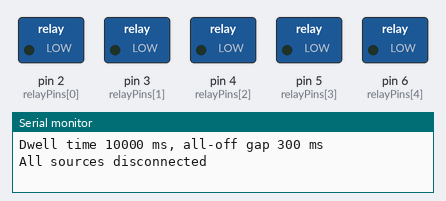
A sketch run on a simulated Arduino Uno, built with avr-gcc and run on an emulated ATmega328P. Shown: switched loads named in the sketch (green lamp = pin HIGH), the last lines printed to the serial monitor.

Above: at 0.24 s.
At 5.3 s:
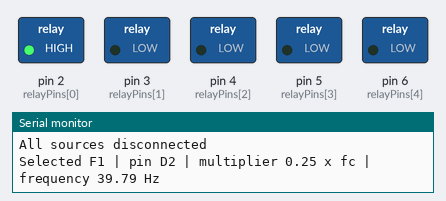
At 15.6 s:
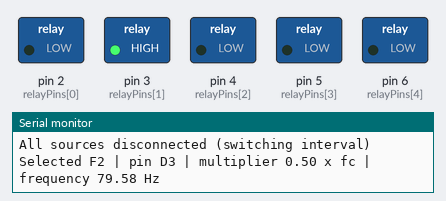
At 25.9 s:
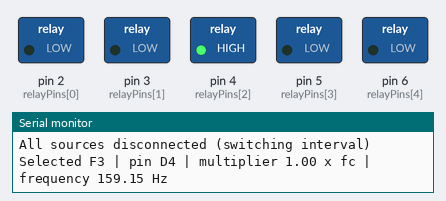
At 36.2 s:
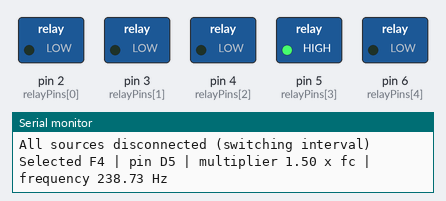
At 46.5 s:
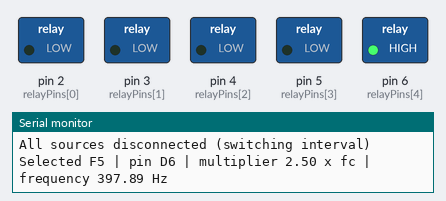
Timing chart, 0 to 67.1 s (numbered marks = the images above):
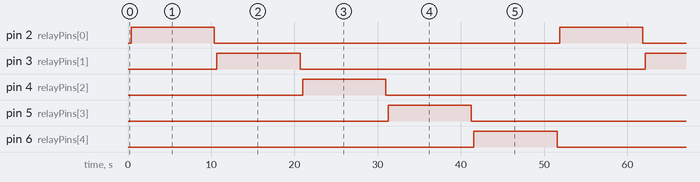

The sketch:

GA2_Relay_Selector.ino
```cpp
/*
  Active low-pass filter, five-WaveGen relay selector

  Surname: Teise
  Portfolio demonstration
  R = 100 kOhm, C = 10 nF, Profile C
  fc = 1 / (2*pi*R*C) = 159.15 Hz

  The five sine waves come from SimulIDE Wave Generators.
  This program only selects ONE source at a time through relays.

  Pin mapping (NPN driver: HIGH = relay ON, LOW = relay OFF):
    F1 -> D2   F2 -> D3   F3 -> D4   F4 -> D5   F5 -> D6
*/

const uint8_t NUM_SOURCES = 5;

// 1. Relay control pins stored in an array
const uint8_t relayPins[NUM_SOURCES] = {2, 3, 4, 5, 6};

// Calculated test frequencies (multiplier x fc) for Profile C
const char* sourceNames[NUM_SOURCES] = {"F1", "F2", "F3", "F4", "F5"};
const float multipliers[NUM_SOURCES] = {0.25, 0.50, 1.00, 1.50, 2.50};
const float freqHz[NUM_SOURCES]      = {39.7887, 79.5775, 159.1549, 238.7324, 397.8874};

// Active / inactive levels for the NPN transistor driver circuit
const uint8_t RELAY_ON  = HIGH;
const uint8_t RELAY_OFF = LOW;

// Timing (milliseconds)
const unsigned long DWELL_MS = 10000; // time each source stays connected (10 s)
const unsigned long GAP_MS   = 300;   // all-off interval (break-before-make)

enum State { STATE_GAP, STATE_DWELL };
State state = STATE_GAP;
uint8_t current = 0;                  // source currently selected
int8_t  nextSource = 0;               // source to connect after the gap
unsigned long stateStart = 0;

// Disconnect every source channel
void allOff() {
  for (uint8_t i = 0; i < NUM_SOURCES; i++) {
    digitalWrite(relayPins[i], RELAY_OFF);
  }
}

// Connect exactly one source (all others are switched off first)
void selectSource(uint8_t index) {
  allOff();
  digitalWrite(relayPins[index], RELAY_ON);
  current = index;

  Serial.print("Selected ");
  Serial.print(sourceNames[index]);
  Serial.print(" | pin D");
  Serial.print(relayPins[index]);
  Serial.print(" | multiplier ");
  Serial.print(multipliers[index], 2);
  Serial.print(" x fc | frequency ");
  Serial.print(freqHz[index], 2);
  Serial.println(" Hz");
}

void setup() {
  Serial.begin(9600);

  // 2. Safe initialisation: set pins as outputs and disconnect all sources
  for (uint8_t i = 0; i < NUM_SOURCES; i++) {
    pinMode(relayPins[i], OUTPUT);
  }
  allOff();

  Serial.println("GA2 relay selector started");
  Serial.println("Surname: Teise");
  Serial.println("R = 100 kOhm | C = 10 nF | Profile C | fc = 159.15 Hz");
  Serial.print("Dwell time ");
  Serial.print(DWELL_MS);
  Serial.print(" ms, all-off gap ");
  Serial.print(GAP_MS);
  Serial.println(" ms");

  state = STATE_GAP;
  nextSource = 0;
  stateStart = millis();
  Serial.println("All sources disconnected");
}

void loop() {
  unsigned long now = millis();

  // 6. millis()-based timing, no long blocking delay
  if (state == STATE_GAP) {
    // 4. Break-before-make: all relays stay OFF during the gap
    if (now - stateStart >= GAP_MS) {
      selectSource(nextSource);
      state = STATE_DWELL;
      stateStart = now;
    }
  } else {
    if (now - stateStart >= DWELL_MS) {
      allOff();
      Serial.println("All sources disconnected (switching interval)");
      nextSource = (current + 1) % NUM_SOURCES;  // 5. cycle F1..F5, then repeat
      state = STATE_GAP;
      stateStart = now;
    }
  }
}
```

Measured:
- by itself, pin 2 (relayPins[0]), pin 3 (relayPins[1]), pin 4 (relayPins[2]), pin 5 (relayPins[3]), pin 6 (relayPins[4]): alternates HIGH for 10.0 s and LOW for 41.5 s
- by itself, everything shown: repeats every 51.5 s, in 10 steps
